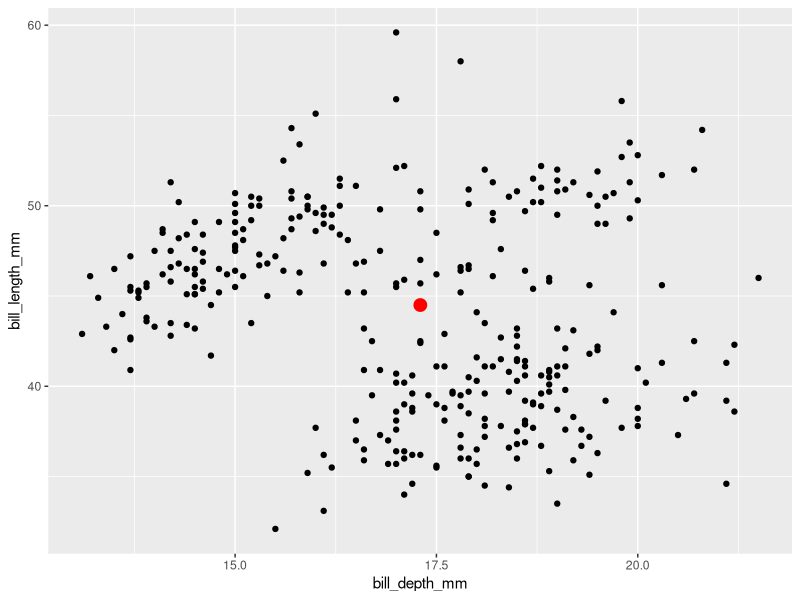
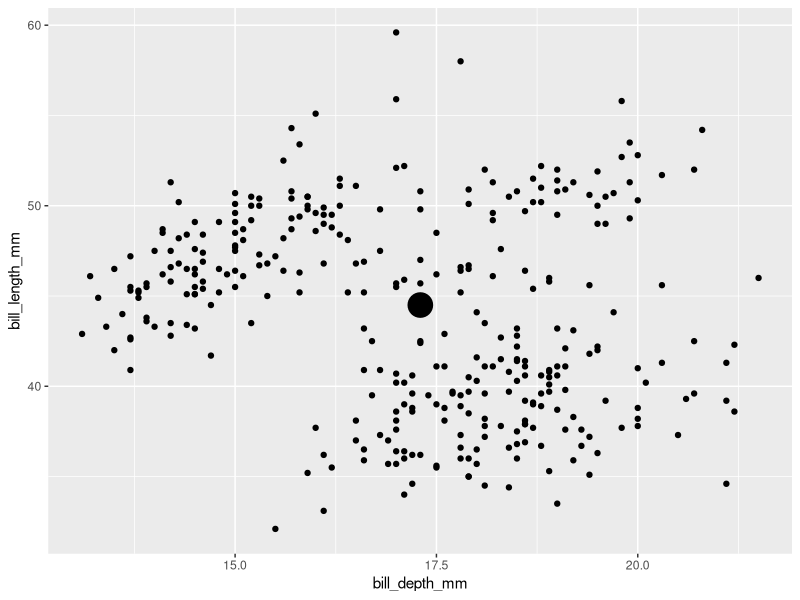

The R script that drew these images, in order: (Note: this script raises an error after producing the figures.)
## ---- chunk 1
# This is the recommended set up for flipbooks
# you might think about setting cache to TRUE as you gain practice --- building flipbooks from scratch can be time consuming
knitr::opts_chunk$set(fig.width = 7, fig.height = 5, message = F, warning = FALSE, comment = "", cache = T)

options(tibble.print_min = 55)
options(knitr.duplicate.label = "allow")
options(width=300) # prevents data wrapping
## ---- chunk 2
knitr::opts_chunk$set(echo = TRUE, message = F, warning = F)
## ---- chunk 3
library(tidyverse)
library(palmerpenguins)

penguins <- remove_missing(penguins)

penguins %>% 
  summarize(bill_length_mm_median = median(bill_length_mm),
            bill_depth_mm_median = median(bill_depth_mm)) ->
penguins_medians

penguins %>% 
  ggplot() + 
  aes(x = bill_depth_mm) + 
  aes(y = bill_length_mm) + 
  geom_point() + 
  geom_point(data = penguins_medians,
    color = "red", size = 4,
             aes(x = bill_depth_mm_median,
                 y = bill_length_mm_median))
## ---- chunk 4
compute_group_xy_medians <- function(data, 
                                     scales){
  data %>% 
    summarize(x = median(x),
              y = median(y))
}

penguins %>%
  # function requires dataframe
  # with columns named x and y
  select(x = bill_depth_mm, 
         y = bill_length_mm) %>%
  compute_group_xy_medians()
## ---- chunk 5
StatXymedians <- ggplot2::ggproto(
  `_class` = "StatXymedians",    # declare new Stat
  `_inherit` = ggplot2::Stat,    # inherit behavior of generic stat
  required_aes = c("x", "y"),    # declare required variable mappings
  compute_group = compute_group_xy_medians    # pass computation definition for stat
  )
## ---- chunk 6
penguins %>% 
  ggplot() + 
  aes(x = bill_depth_mm) + 
  aes(y = bill_length_mm) + 
  geom_point() + 
  layer(
    # define a geometry
    geom = GeomPoint, 
    # pass in your newly defined stat
    stat = StatXymedians,
    # the position argument has no default
    # we will use identity throughout these exercises
    position = "identity", 
    # params is where you pass a number of arguments
    # here we will set size to show off our new layer
    params = list(size = 8) 
    )
## ---- chunk 7
geom_point_xy_medians <- function(
  mapping = NULL, # global aesthetics will be used if NULL
  data = NULL, # global data will be used if NULL
  position = "identity", 
  na.rm = FALSE, 
  show.legend = NA,
  inherit.aes = TRUE, 
  ...   # many other arguments can be used specific to 
        # the Geom thats used in layer and to computation definition
  ) {
  
  ggplot2::layer(
    stat = StatXYMedians, 
    geom = ggplot2::GeomPoint, 
    data = data, 
    mapping = mapping,
    position = position, 
    show.legend = show.legend, 
    inherit.aes = inherit.aes,
    params = list(na.rm = na.rm, ...)
  )
  
}
## ---- chunk 8
penguins %>%
  ggplot()+
  aes(x = bill_depth_mm, 
      y = bill_length_mm) +
  geom_point() +
  geom_point_xy_medians(color = "red")
## ---- chunk 9
penguins %>%
  ggplot() +
  aes(x = bill_depth_mm, 
      y = bill_length_mm, 
      color = species) +
  geom_point() +
  geom_point_xy_medians(size = 4)
## ---- chunk 10
cars %>% 
  mutate(id_number = 1:n()) %>% 
  ggplot() + 
  aes(x = speed, y = dist) + 
  geom_point() + 
  geom_label(aes(label = id_number), 
             hjust = 1.2)
## ---- chunk 11
# you won't use the scales argument, but ggplot will later
compute_group_row_number <- function(data,
                                     scales){
  
  data %>% 
    # add an additional column called label
    # the geom we inherit from requires the label aesthetic
    mutate(label = 1:n())
  
}

# step 1b test the computation function 
cars %>% 
  # input must have required aesthetic inputs as columns
  select(x = speed, 
         y = dist) %>% 
  compute_group_row_number()
## ---- chunk 12
StatRownumber <- ggplot2::ggproto(
  `_class` = "StatRownumber",
  `_inherit` = ggplot2::Stat,
  required_aes = c("x", "y"),
  compute_group = compute_group_row_number
  )
## ---- chunk 13
cars %>% 
  mutate(id_number = 1:n()) %>% 
  ggplot() + 
  aes(x = speed, y = dist) + 
  geom_point() + 
  layer(geom = GeomText,
        stat = StatRownumber,
        position = "identity")
## ---- chunk 14
geom_label_row_number <- function(
  mapping = NULL, 
  data = NULL,
  position = "identity", 
  na.rm = FALSE,
  show.legend = NA,
  inherit.aes = TRUE, ...) {
  
  ggplot2::layer(
    stat = StatRownumber, # proto object from Step 2
    geom = ggplot2::GeomLabel, # inherit other behavior
    data = data, 
    mapping = mapping,
    position = position, 
    show.legend = show.legend, 
    inherit.aes = inherit.aes,
    params = list(na.rm = na.rm, ...)
    
  )
}
## ---- chunk 15
cars %>% 
  ggplot() + 
  aes(x = speed, y = dist) + 
  geom_point() + 
  geom_label_row_number(hjust = 1.2) # function in action
## ---- chunk 16
last_plot() + 
  # Note, computation is within group so ID #1 is seen twice
  aes(color = dist > 60) 
## ---- chunk 17
model <- lm(formula = 
              bill_length_mm ~ bill_depth_mm, 
            data = penguins) 

penguins_w_fitted <- penguins %>% 
  mutate(fitted = model$fitted.values)


penguins %>% 
  ggplot() + 
  aes(x = bill_depth_mm, y = bill_length_mm) +
  geom_point() + 
  geom_smooth(method = "lm", se = F) + 
  geom_point(data = penguins_w_fitted,
             aes(y = fitted),
             color = "blue")
## ---- chunk 18
compute_group_lm_fitted<- function(data,
                                   scales){
  model<-lm(formula= y ~ x, data = data)
  data %>% 
    mutate(y=model$fitted.values)
}

# test out the function
penguins %>%
  # select to explicitly state the x and y inputs
  select(x = bill_depth_mm, 
         y = bill_length_mm) %>%
  compute_group_lm_fitted()
## ---- chunk 19
StatLmFitted <- ggplot2::ggproto(
  `_class` = "StatLmFitted",
  `_inherit` = ggplot2::Stat,
  required_aes = c("x", "y"),
  compute_group = compute_group_lm_fitted
  )
## ---- chunk 20
geom_point_lm_fitted <- function(
  mapping = NULL, data = NULL,
  position = "identity", 
  na.rm = FALSE,
  show.legend = NA,
  inherit.aes = TRUE, ...) {
  
  ggplot2::layer(
    stat = StatLmFitted, # proto object from step 2
    geom = ggplot2::GeomPoint, # inherit other behavior
    data = data, 
    mapping = mapping,
    position = position, 
    show.legend = show.legend, 
    inherit.aes = inherit.aes,
    params = list(na.rm = na.rm, ...)
  )
  
}
## ---- chunk 21
penguins %>% 
  ggplot() + 
  aes(x = bill_depth_mm, y = bill_length_mm) +
  geom_point() + 
  geom_smooth(method = "lm", se = F)+
  geom_point_lm_fitted(color = "blue")
## ---- chunk 22
penguins %>% 
  ggplot() + 
  aes(x = bill_depth_mm, 
      y = bill_length_mm) +
  geom_point() + 
  geom_smooth(method="lm", se= F) +
  geom_point_lm_fitted() + 
  facet_wrap(facets = vars(species))
## ---- chunk 23
model <- lm(formula = 
              bill_length_mm ~ bill_depth_mm, 
            data = penguins) 

penguins_w_fitted <- penguins %>% 
  mutate(fitted = model$fitted.values)

penguins %>% 
  ggplot() + 
  aes(x = bill_depth_mm, y = bill_length_mm) +
  geom_point() + 
  geom_smooth(method = "lm", se = F) + 
  geom_segment(data = penguins_w_fitted,
             aes(yend = fitted, xend = bill_depth_mm),
             color = "blue")
